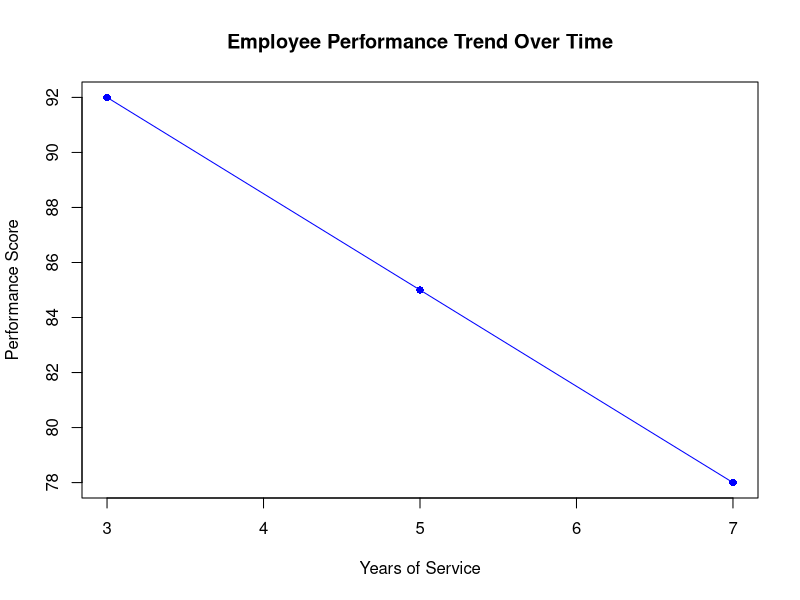

R code for this plot:
employee_performance <- data.frame(
  EmployeeID = c(1, 2, 3),
  Department = c("Sales", "HR", "Marketing"),
  YearsOfService = c(5, 3, 7),
  PerformanceScore = c(85, 92, 78)
)

# Creating a line chart
plot(
  employee_performance$YearsOfService,
  employee_performance$PerformanceScore,
  type = 'o',
  col = 'blue',
  pch = 16,
  xlab = 'Years of Service',
  ylab = 'Performance Score',
  main = 'Employee Performance Trend Over Time'
)